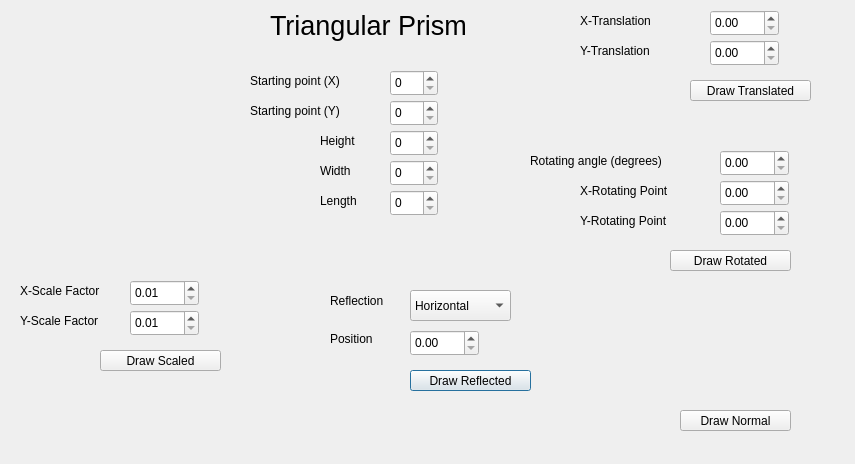
<?xml version="1.0" encoding="UTF-8"?>
<ui version="4.0">
 <class>Triangular_Prism</class>
 <widget class="QDialog" name="Triangular_Prism">
  <property name="geometry">
   <rect>
    <x>0</x>
    <y>0</y>
    <width>855</width>
    <height>464</height>
   </rect>
  </property>
  <property name="windowTitle">
   <string>Dialog</string>
  </property>
  <widget class="QPushButton" name="drawReflected">
   <property name="geometry">
    <rect>
     <x>410</x>
     <y>370</y>
     <width>121</width>
     <height>21</height>
    </rect>
   </property>
   <property name="text">
    <string>Draw Reflected</string>
   </property>
  </widget>
  <widget class="QDoubleSpinBox" name="X_Translation">
   <property name="geometry">
    <rect>
     <x>710</x>
     <y>10</y>
     <width>69</width>
     <height>26</height>
    </rect>
   </property>
   <property name="maximum">
    <double>500.000000000000000</double>
   </property>
  </widget>
  <widget class="QDoubleSpinBox" name="X_Scale_Factor">
   <property name="geometry">
    <rect>
     <x>130</x>
     <y>280</y>
     <width>69</width>
     <height>26</height>
    </rect>
   </property>
   <property name="minimum">
    <double>0.010000000000000</double>
   </property>
   <property name="maximum">
    <double>360.000000000000000</double>
   </property>
  </widget>
  <widget class="QPushButton" name="drawRotated">
   <property name="geometry">
    <rect>
     <x>670</x>
     <y>250</y>
     <width>121</width>
     <height>21</height>
    </rect>
   </property>
   <property name="text">
    <string>Draw Rotated</string>
   </property>
  </widget>
  <widget class="QPushButton" name="pushButton">
   <property name="geometry">
    <rect>
     <x>680</x>
     <y>410</y>
     <width>111</width>
     <height>21</height>
    </rect>
   </property>
   <property name="text">
    <string>Draw Normal</string>
   </property>
  </widget>
  <widget class="QLabel" name="label_10">
   <property name="geometry">
    <rect>
     <x>20</x>
     <y>310</y>
     <width>101</width>
     <height>21</height>
    </rect>
   </property>
   <property name="text">
    <string>Y-Scale Factor</string>
   </property>
  </widget>
  <widget class="QLabel" name="label_3">
   <property name="geometry">
    <rect>
     <x>580</x>
     <y>40</y>
     <width>101</width>
     <height>21</height>
    </rect>
   </property>
   <property name="text">
    <string>Y-Translation</string>
   </property>
  </widget>
  <widget class="QLabel" name="label_12">
   <property name="geometry">
    <rect>
     <x>20</x>
     <y>280</y>
     <width>101</width>
     <height>21</height>
    </rect>
   </property>
   <property name="text">
    <string>X-Scale Factor</string>
   </property>
  </widget>
  <widget class="QLabel" name="label_7">
   <property name="geometry">
    <rect>
     <x>250</x>
     <y>70</y>
     <width>121</width>
     <height>21</height>
    </rect>
   </property>
   <property name="text">
    <string>Starting point (X)</string>
   </property>
  </widget>
  <widget class="QPushButton" name="drawScaled">
   <property name="geometry">
    <rect>
     <x>100</x>
     <y>350</y>
     <width>121</width>
     <height>21</height>
    </rect>
   </property>
   <property name="text">
    <string>Draw Scaled</string>
   </property>
  </widget>
  <widget class="QPushButton" name="pushButton_2">
   <property name="geometry">
    <rect>
     <x>690</x>
     <y>80</y>
     <width>121</width>
     <height>21</height>
    </rect>
   </property>
   <property name="text">
    <string>Draw Translated</string>
   </property>
  </widget>
  <widget class="QDoubleSpinBox" name="Y_Translation">
   <property name="geometry">
    <rect>
     <x>710</x>
     <y>40</y>
     <width>69</width>
     <height>26</height>
    </rect>
   </property>
   <property name="maximum">
    <double>500.000000000000000</double>
   </property>
  </widget>
  <widget class="QLabel" name="label_5">
   <property name="geometry">
    <rect>
     <x>580</x>
     <y>180</y>
     <width>171</width>
     <height>21</height>
    </rect>
   </property>
   <property name="text">
    <string>X-Rotating Point</string>
   </property>
  </widget>
  <widget class="QLabel" name="label_11">
   <property name="geometry">
    <rect>
     <x>330</x>
     <y>290</y>
     <width>71</width>
     <height>21</height>
    </rect>
   </property>
   <property name="text">
    <string>Reflection</string>
   </property>
  </widget>
  <widget class="QLabel" name="label_2">
   <property name="geometry">
    <rect>
     <x>580</x>
     <y>10</y>
     <width>101</width>
     <height>21</height>
    </rect>
   </property>
   <property name="text">
    <string>X-Translation</string>
   </property>
  </widget>
  <widget class="QDoubleSpinBox" name="X_Rotating_Point">
   <property name="geometry">
    <rect>
     <x>720</x>
     <y>180</y>
     <width>69</width>
     <height>26</height>
    </rect>
   </property>
   <property name="maximum">
    <double>360.000000000000000</double>
   </property>
  </widget>
  <widget class="QSpinBox" name="X_StartingPoint">
   <property name="geometry">
    <rect>
     <x>390</x>
     <y>70</y>
     <width>48</width>
     <height>26</height>
    </rect>
   </property>
   <property name="maximum">
    <number>400</number>
   </property>
  </widget>
  <widget class="QDoubleSpinBox" name="Rotating_Angle">
   <property name="geometry">
    <rect>
     <x>720</x>
     <y>150</y>
     <width>69</width>
     <height>26</height>
    </rect>
   </property>
   <property name="maximum">
    <double>360.000000000000000</double>
   </property>
  </widget>
  <widget class="QDoubleSpinBox" name="Y_Scale_Factor">
   <property name="geometry">
    <rect>
     <x>130</x>
     <y>310</y>
     <width>69</width>
     <height>26</height>
    </rect>
   </property>
   <property name="minimum">
    <double>0.010000000000000</double>
   </property>
   <property name="maximum">
    <double>360.000000000000000</double>
   </property>
  </widget>
  <widget class="QLabel" name="label_8">
   <property name="geometry">
    <rect>
     <x>250</x>
     <y>100</y>
     <width>121</width>
     <height>21</height>
    </rect>
   </property>
   <property name="text">
    <string>Starting point (Y)</string>
   </property>
  </widget>
  <widget class="QLabel" name="label_4">
   <property name="geometry">
    <rect>
     <x>530</x>
     <y>150</y>
     <width>171</width>
     <height>21</height>
    </rect>
   </property>
   <property name="text">
    <string>Rotating angle (degrees)</string>
   </property>
  </widget>
  <widget class="QLabel" name="label_6">
   <property name="geometry">
    <rect>
     <x>580</x>
     <y>210</y>
     <width>171</width>
     <height>21</height>
    </rect>
   </property>
   <property name="text">
    <string>Y-Rotating Point</string>
   </property>
  </widget>
  <widget class="QLabel" name="label_9">
   <property name="geometry">
    <rect>
     <x>320</x>
     <y>190</y>
     <width>61</width>
     <height>21</height>
    </rect>
   </property>
   <property name="text">
    <string>Length</string>
   </property>
  </widget>
  <widget class="QComboBox" name="Reflection_Type">
   <property name="geometry">
    <rect>
     <x>410</x>
     <y>290</y>
     <width>101</width>
     <height>31</height>
    </rect>
   </property>
   <item>
    <property name="text">
     <string>Horizontal</string>
    </property>
   </item>
   <item>
    <property name="text">
     <string>Vertical</string>
    </property>
   </item>
  </widget>
  <widget class="QSpinBox" name="Length">
   <property name="geometry">
    <rect>
     <x>390</x>
     <y>190</y>
     <width>48</width>
     <height>26</height>
    </rect>
   </property>
   <property name="maximum">
    <number>400</number>
   </property>
  </widget>
  <widget class="QLabel" name="label">
   <property name="geometry">
    <rect>
     <x>270</x>
     <y>10</y>
     <width>211</width>
     <height>31</height>
    </rect>
   </property>
   <property name="font">
    <font>
     <pointsize>20</pointsize>
    </font>
   </property>
   <property name="text">
    <string>Triangular Prism</string>
   </property>
  </widget>
  <widget class="QSpinBox" name="Y_StartingPoint">
   <property name="geometry">
    <rect>
     <x>390</x>
     <y>100</y>
     <width>48</width>
     <height>26</height>
    </rect>
   </property>
   <property name="maximum">
    <number>400</number>
   </property>
  </widget>
  <widget class="QDoubleSpinBox" name="Y_Rotating_Point">
   <property name="geometry">
    <rect>
     <x>720</x>
     <y>210</y>
     <width>69</width>
     <height>26</height>
    </rect>
   </property>
   <property name="maximum">
    <double>360.000000000000000</double>
   </property>
  </widget>
  <widget class="QLabel" name="label_13">
   <property name="geometry">
    <rect>
     <x>330</x>
     <y>330</y>
     <width>67</width>
     <height>17</height>
    </rect>
   </property>
   <property name="text">
    <string>Position</string>
   </property>
  </widget>
  <widget class="QDoubleSpinBox" name="Reflection">
   <property name="geometry">
    <rect>
     <x>410</x>
     <y>330</y>
     <width>69</width>
     <height>26</height>
    </rect>
   </property>
   <property name="maximum">
    <double>500.000000000000000</double>
   </property>
  </widget>
  <widget class="QSpinBox" name="Height">
   <property name="geometry">
    <rect>
     <x>390</x>
     <y>130</y>
     <width>48</width>
     <height>26</height>
    </rect>
   </property>
   <property name="maximum">
    <number>400</number>
   </property>
  </widget>
  <widget class="QLabel" name="label_14">
   <property name="geometry">
    <rect>
     <x>320</x>
     <y>130</y>
     <width>61</width>
     <height>21</height>
    </rect>
   </property>
   <property name="text">
    <string>Height</string>
   </property>
  </widget>
  <widget class="QSpinBox" name="Width">
   <property name="geometry">
    <rect>
     <x>390</x>
     <y>160</y>
     <width>48</width>
     <height>26</height>
    </rect>
   </property>
   <property name="maximum">
    <number>400</number>
   </property>
  </widget>
  <widget class="QLabel" name="label_15">
   <property name="geometry">
    <rect>
     <x>320</x>
     <y>160</y>
     <width>61</width>
     <height>21</height>
    </rect>
   </property>
   <property name="text">
    <string>Width</string>
   </property>
  </widget>
 </widget>
 <resources/>
 <connections/>
</ui>
